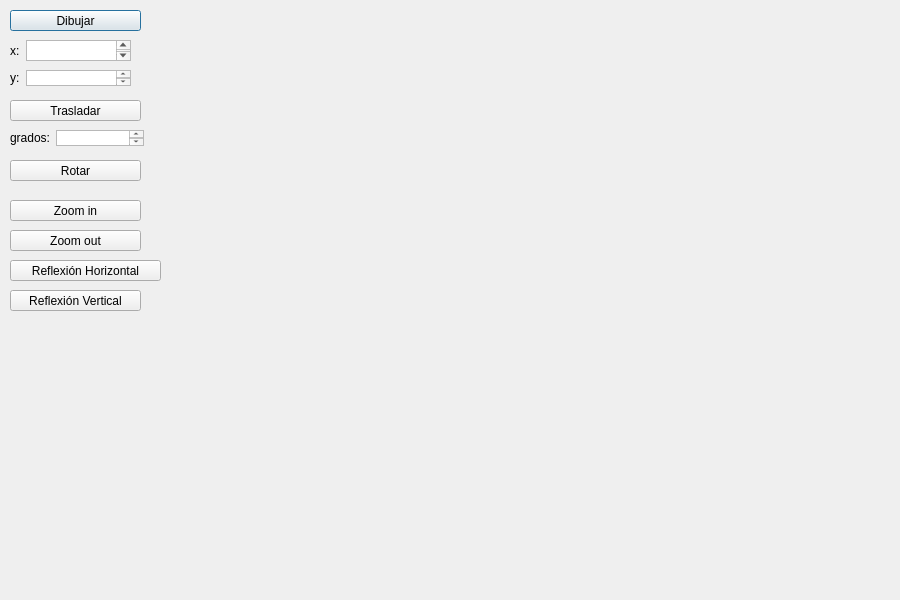
<?xml version="1.0" encoding="UTF-8"?>
<ui version="4.0">
 <class>PrismaRec</class>
 <widget class="QDialog" name="PrismaRec">
  <property name="geometry">
   <rect>
    <x>0</x>
    <y>0</y>
    <width>900</width>
    <height>600</height>
   </rect>
  </property>
  <property name="windowTitle">
   <string>Prisma Rectangular</string>
  </property>
  <widget class="QPushButton" name="dibujar">
   <property name="geometry">
    <rect>
     <x>10</x>
     <y>10</y>
     <width>131</width>
     <height>21</height>
    </rect>
   </property>
   <property name="text">
    <string>Dibujar</string>
   </property>
  </widget>
  <widget class="QPushButton" name="trasladar">
   <property name="geometry">
    <rect>
     <x>10</x>
     <y>100</y>
     <width>131</width>
     <height>21</height>
    </rect>
   </property>
   <property name="text">
    <string>Trasladar</string>
   </property>
  </widget>
  <widget class="QPushButton" name="zoom_in">
   <property name="geometry">
    <rect>
     <x>10</x>
     <y>200</y>
     <width>131</width>
     <height>21</height>
    </rect>
   </property>
   <property name="text">
    <string>Zoom in</string>
   </property>
  </widget>
  <widget class="QPushButton" name="rotar">
   <property name="geometry">
    <rect>
     <x>10</x>
     <y>160</y>
     <width>131</width>
     <height>21</height>
    </rect>
   </property>
   <property name="text">
    <string>Rotar</string>
   </property>
  </widget>
  <widget class="QPushButton" name="horizontal">
   <property name="geometry">
    <rect>
     <x>10</x>
     <y>260</y>
     <width>151</width>
     <height>21</height>
    </rect>
   </property>
   <property name="text">
    <string>Reflexión Horizontal</string>
   </property>
  </widget>
  <widget class="QPushButton" name="zoom_out">
   <property name="geometry">
    <rect>
     <x>10</x>
     <y>230</y>
     <width>131</width>
     <height>21</height>
    </rect>
   </property>
   <property name="text">
    <string>Zoom out</string>
   </property>
  </widget>
  <widget class="QPushButton" name="vertical">
   <property name="geometry">
    <rect>
     <x>10</x>
     <y>290</y>
     <width>131</width>
     <height>21</height>
    </rect>
   </property>
   <property name="text">
    <string>Reflexión Vertical</string>
   </property>
  </widget>
  <widget class="QWidget" name="layoutWidget">
   <property name="geometry">
    <rect>
     <x>10</x>
     <y>40</y>
     <width>121</width>
     <height>21</height>
    </rect>
   </property>
   <layout class="QFormLayout" name="formLayout">
    <item row="0" column="0">
     <widget class="QLabel" name="label_3">
      <property name="text">
       <string>x:</string>
      </property>
     </widget>
    </item>
    <item row="0" column="1">
     <widget class="QTextEdit" name="boxXinicio"/>
    </item>
   </layout>
  </widget>
  <widget class="QWidget" name="layoutWidget">
   <property name="geometry">
    <rect>
     <x>10</x>
     <y>70</y>
     <width>121</width>
     <height>16</height>
    </rect>
   </property>
   <layout class="QFormLayout" name="formLayout_2">
    <item row="0" column="0">
     <widget class="QLabel" name="label_4">
      <property name="text">
       <string>y:</string>
      </property>
     </widget>
    </item>
    <item row="0" column="1">
     <widget class="QTextEdit" name="boxYinicio"/>
    </item>
   </layout>
  </widget>
  <widget class="QWidget" name="layoutWidget">
   <property name="geometry">
    <rect>
     <x>10</x>
     <y>130</y>
     <width>134</width>
     <height>16</height>
    </rect>
   </property>
   <layout class="QFormLayout" name="formLayout_3">
    <item row="0" column="0">
     <widget class="QLabel" name="label_5">
      <property name="text">
       <string>grados:</string>
      </property>
     </widget>
    </item>
    <item row="0" column="1">
     <widget class="QTextEdit" name="boxGrados"/>
    </item>
   </layout>
  </widget>
 </widget>
 <resources/>
 <connections/>
</ui>
